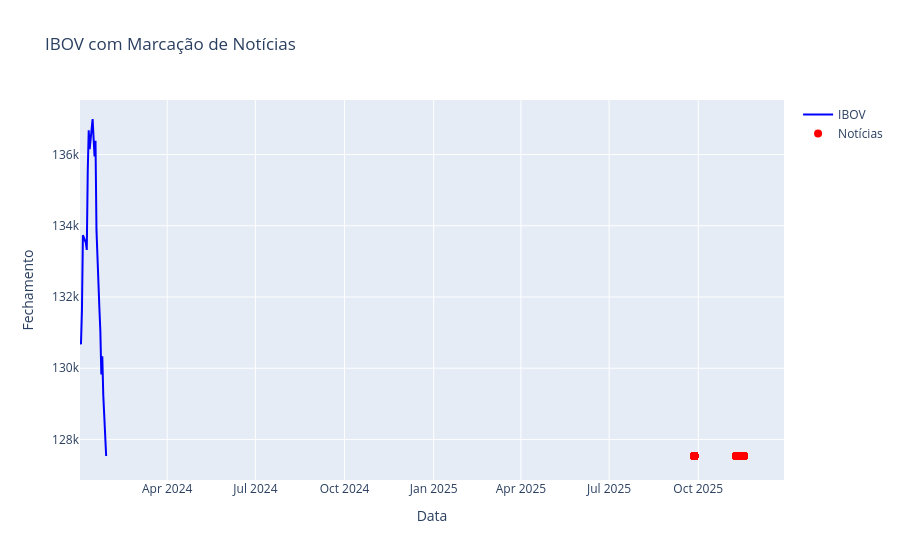

Notebook source saved alongside this figure:
### Code cell
# 5. Visualização do Ibovespa com marcação de notícias
ibov_file = os.path.join(PROC_PATH, "ibovespa_clean.csv")
news_file = os.path.join(PROC_PATH, "noticias_real_clean.csv")

df_ibov = pd.read_csv(ibov_file)
df_news = pd.read_csv(news_file)

if "date" in df_ibov.columns: df_ibov.rename(columns={"date":"data"}, inplace=True)
if "date" in df_news.columns: df_news.rename(columns={"date":"data"}, inplace=True)

df_ibov["data"] = pd.to_datetime(df_ibov["data"])
df_news["data"] = pd.to_datetime(df_news["data"])

fig_ibov = go.Figure()
fig_ibov.add_trace(go.Scatter(
    x=df_ibov["data"], y=df_ibov["close"],
    mode="lines", name="IBOV", line=dict(color="blue")
))
fig_ibov.add_trace(go.Scatter(
    x=df_news["data"], y=[df_ibov["close"].iloc[-1]]*len(df_news),
    mode="markers", name="Notícias",
    text=df_news["title"] if "title" in df_news.columns else df_news["clean_text"],
    marker=dict(color="red", size=8, symbol="circle")
))

fig_ibov.update_layout(title="IBOV com Marcação de Notícias", xaxis_title="Data", yaxis_title="Fechamento")
fig_ibov.show()

### Figure 1 — Plotly figure (JSON) as saved in the notebook; plotly's stock layout.template omitted (floating-point values rounded to 4 significant figures; data arrays with more than 128 entries replaced by an {"elided": "..."} marker saying what was removed)
{"data": [{"line": {"color": "blue"}, "mode": "lines", "name": "IBOV", "type": "scatter", "x": ["2024-01-02T00:00:00.000000000", "2024-01-03T00:00:00.000000000", "2024-01-04T00:00:00.000000000", "2024-01-05T00:00:00.000000000", "2024-01-08T00:00:00.000000000", "2024-01-09T00:00:00.000000000", "2024-01-10T00:00:00.000000000", "2024-01-11T00:00:00.000000000", "2024-01-12T00:00:00.000000000", "2024-01-15T00:00:00.000000000", "2024-01-16T00:00:00.000000000", "2024-01-17T00:00:00.000000000", "2024-01-18T00:00:00.000000000", "2024-01-19T00:00:00.000000000", "2024-01-22T00:00:00.000000000", "2024-01-23T00:00:00.000000000", "2024-01-24T00:00:00.000000000", "2024-01-25T00:00:00.000000000", "2024-01-26T00:00:00.000000000", "2024-01-29T00:00:00.000000000"], "y": [130700.0, 130700.0, 131600.0, 133700.0, 133500.0, 133300.0, 135500.0, 136700.0, 136200.0, 137000.0, 136500.0, 135900.0, 136400.0, 133900.0, 131700.0, 131000.0, 129800.0, 130300.0, 129300.0, 127500.0]}, {"marker": {"color": "red", "size": 8, "symbol": "circle"}, "mode": "markers", "name": "Notícias", "text": {"elided": "428 str values"}, "type": "scatter", "x": {"elided": "428 str values"}, "y": {"elided": "428 float values"}}], "layout": {"title": {"text": "IBOV com Marcação de Notícias"}, "xaxis": {"title": {"text": "Data"}}, "yaxis": {"title": {"text": "Fechamento"}}}}
